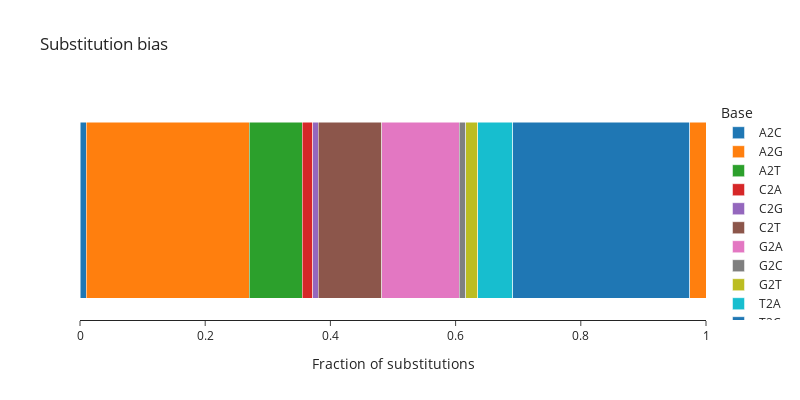

The code cell stored with this chart in its notebook:
### Markdown cell above
### for substitions

### Code cell
bias = open(f'{path}/{analysis_type}/subbias_fw.txt', 'r').readline().split(',')
bias = [float(bias) for bias in bias if bias]

# stacked bar chart
px.bar(
    y=['', '', '', '', '', '', '', '', '', '', '', ''],
    x=bias,
    color=['A2C', 'A2G', 'A2T', 'C2A', 'C2G', 'C2T', 'G2A', 'G2C', 'G2T', 'T2A', 'T2C', 'T2G'],
    labels={'x': 'Fraction of substitutions', 'y': '', 'color': 'Base'},
    title='Substitution bias',
    template='simple_white',
    orientation='h',
    range_x=[0, 1],
    width=800,
    height=400,
).update_layout(barmode='stack').update_yaxes(visible=False)

### Figure 1 — Plotly figure (JSON) as saved in the notebook; plotly's stock layout.template omitted (floating-point values rounded to 4 significant figures)
{"data": [{"alignmentgroup": "True", "hovertemplate": "Base=A2C<br>Fraction of substitutions=%{x}<br>=%{y}<extra></extra>", "legendgroup": "A2C", "marker": {"color": "#1F77B4", "pattern": {"shape": ""}}, "name": "A2C", "offsetgroup": "A2C", "orientation": "h", "showlegend": true, "textposition": "auto", "type": "bar", "x": [0.01022], "xaxis": "x", "y": [""], "yaxis": "y"}, {"alignmentgroup": "True", "hovertemplate": "Base=A2G<br>Fraction of substitutions=%{x}<br>=%{y}<extra></extra>", "legendgroup": "A2G", "marker": {"color": "#FF7F0E", "pattern": {"shape": ""}}, "name": "A2G", "offsetgroup": "A2G", "orientation": "h", "showlegend": true, "textposition": "auto", "type": "bar", "x": [0.2601], "xaxis": "x", "y": [""], "yaxis": "y"}, {"alignmentgroup": "True", "hovertemplate": "Base=A2T<br>Fraction of substitutions=%{x}<br>=%{y}<extra></extra>", "legendgroup": "A2T", "marker": {"color": "#2CA02C", "pattern": {"shape": ""}}, "name": "A2T", "offsetgroup": "A2T", "orientation": "h", "showlegend": true, "textposition": "auto", "type": "bar", "x": [0.08471], "xaxis": "x", "y": [""], "yaxis": "y"}, {"alignmentgroup": "True", "hovertemplate": "Base=C2A<br>Fraction of substitutions=%{x}<br>=%{y}<extra></extra>", "legendgroup": "C2A", "marker": {"color": "#D62728", "pattern": {"shape": ""}}, "name": "C2A", "offsetgroup": "C2A", "orientation": "h", "showlegend": true, "textposition": "auto", "type": "bar", "x": [0.01689], "xaxis": "x", "y": [""], "yaxis": "y"}, {"alignmentgroup": "True", "hovertemplate": "Base=C2G<br>Fraction of substitutions=%{x}<br>=%{y}<extra></extra>", "legendgroup": "C2G", "marker": {"color": "#9467BD", "pattern": {"shape": ""}}, "name": "C2G", "offsetgroup": "C2G", "orientation": "h", "showlegend": true, "textposition": "auto", "type": "bar", "x": [0.008652], "xaxis": "x", "y": [""], "yaxis": "y"}, {"alignmentgroup": "True", "hovertemplate": "Base=C2T<br>Fraction of substitutions=%{x}<br>=%{y}<extra></extra>", "legendgroup": "C2T", "marker": {"color": "#8C564B", "pattern": {"shape": ""}}, "name": "C2T", "offsetgroup": "C2T", "orientation": "h", "showlegend": true, "textposition": "auto", "type": "bar", "x": [0.1018], "xaxis": "x", "y": [""], "yaxis": "y"}, {"alignmentgroup": "True", "hovertemplate": "Base=G2A<br>Fraction of substitutions=%{x}<br>=%{y}<extra></extra>", "legendgroup": "G2A", "marker": {"color": "#E377C2", "pattern": {"shape": ""}}, "name": "G2A", "offsetgroup": "G2A", "orientation": "h", "showlegend": true, "textposition": "auto", "type": "bar", "x": [0.1238], "xaxis": "x", "y": [""], "yaxis": "y"}, {"alignmentgroup": "True", "hovertemplate": "Base=G2C<br>Fraction of substitutions=%{x}<br>=%{y}<extra></extra>", "legendgroup": "G2C", "marker": {"color": "#7F7F7F", "pattern": {"shape": ""}}, "name": "G2C", "offsetgroup": "G2C", "orientation": "h", "showlegend": true, "textposition": "auto", "type": "bar", "x": [0.01038], "xaxis": "x", "y": [""], "yaxis": "y"}, {"alignmentgroup": "True", "hovertemplate": "Base=G2T<br>Fraction of substitutions=%{x}<br>=%{y}<extra></extra>", "legendgroup": "G2T", "marker": {"color": "#BCBD22", "pattern": {"shape": ""}}, "name": "G2T", "offsetgroup": "G2T", "orientation": "h", "showlegend": true, "textposition": "auto", "type": "bar", "x": [0.01903], "xaxis": "x", "y": [""], "yaxis": "y"}, {"alignmentgroup": "True", "hovertemplate": "Base=T2A<br>Fraction of substitutions=%{x}<br>=%{y}<extra></extra>", "legendgroup": "T2A", "marker": {"color": "#17BECF", "pattern": {"shape": ""}}, "name": "T2A", "offsetgroup": "T2A", "orientation": "h", "showlegend": true, "textposition": "auto", "type": "bar", "x": [0.05537], "xaxis": "x", "y": [""], "yaxis": "y"}, {"alignmentgroup": "True", "hovertemplate": "Base=T2C<br>Fraction of substitutions=%{x}<br>=%{y}<extra></extra>", "legendgroup": "T2C", "marker": {"color": "#1F77B4", "pattern": {"shape": ""}}, "name": "T2C", "offsetgroup": "T2C", "orientation": "h", "showlegend": true, "textposition": "auto", "type": "bar", "x": [0.283], "xaxis": "x", "y": [""], "yaxis": "y"}, {"alignmentgroup": "True", "hovertemplate": "Base=T2G<br>Fraction of substitutions=%{x}<br>=%{y}<extra></extra>", "legendgroup": "T2G", "marker": {"color": "#FF7F0E", "pattern": {"shape": ""}}, "name": "T2G", "offsetgroup": "T2G", "orientation": "h", "showlegend": true, "textposition": "auto", "type": "bar", "x": [0.02604], "xaxis": "x", "y": [""], "yaxis": "y"}], "layout": {"barmode": "stack", "height": 400, "legend": {"title": {"text": "Base"}, "tracegroupgap": 0}, "title": {"text": "Substitution bias"}, "width": 800, "xaxis": {"anchor": "y", "domain": [0, 1], "range": [0, 1], "title": {"text": "Fraction of substitutions"}}, "yaxis": {"anchor": "x", "domain": [0, 1], "title": {"text": ""}, "visible": false}}}
